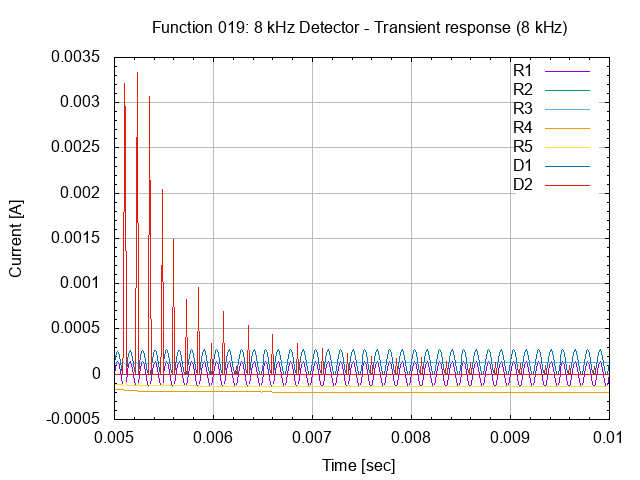

Here is the gnuplot script that generated this plot:
# setup terminal
set term png

# setup graph
set output "26.019.00.02.01.03.png"
set title "Function 019: 8 kHz Detector - Transient response (8 kHz)"

# setup Y-axis
set grid ytics lt 1 lw 1 lc rgb "#bbbbbb"
set mytics
set ylabel "Current [A]"

# setup X-axis
set grid xtics lt 1 lw 1 lc rgb "#bbbbbb"
set mxtics
set xrange [0.005:0.01]
set xlabel "Time [sec]"

# setup plot style
set style data lines
plot '26.019.00.02.01.dat' using 1:2 title "R1", \
     '26.019.00.02.01.dat' using 1:3 title "R2", \
     '26.019.00.02.01.dat' using 1:4 title "R3", \
     '26.019.00.02.01.dat' using 1:5 title "R4", \
     '26.019.00.02.01.dat' using 1:6 title "R5", \
     '26.019.00.02.01.dat' using 1:7 title "D1", \
     '26.019.00.02.01.dat' using 1:8 title "D2"

# set output back to default
set output

# reset terminal type
set terminal pop
